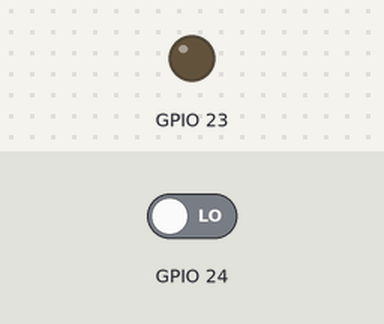
The program below on a simulated Raspberry Pi (BCM pin numbers). Shown: output pins drawn as LEDs (lit = HIGH). Inputs (shaded band) come from the test bench; at power-on: GPIO 24 LOW.

Above: at 1.2 s.
1.3 s: GPIO 24 driven HIGH
At 2.0 s:
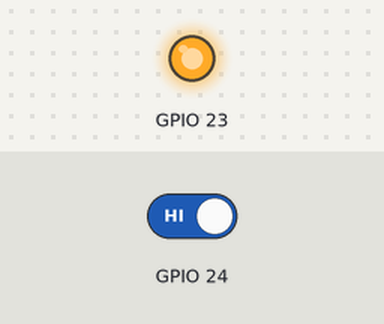
2.8 s: GPIO 24 driven LOW
At 3.1 s:
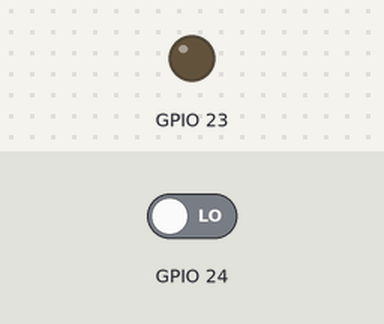
Timing chart, 0 to 5.8 s (numbered marks = the images above; inputs shaded):
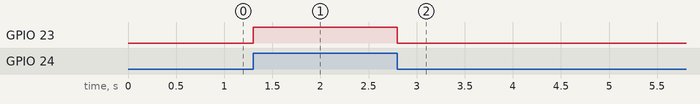

Measured:
- after the input at 1.3 s, GPIO 23: LOW → HIGH at once
- after the input at 2.8 s, GPIO 23: HIGH → LOW at once

The program:

LEDblinkButton.py
```python
import RPi.GPIO as GPIO
import time

GPIO.setmode(GPIO.BCM)
GPIO.setup(23, GPIO.OUT)
GPIO.setup(24, GPIO.IN)

while True:
  if GPIO.input(24):
    GPIO.output(23, True)
  else:
    GPIO.output(23, False)
  time.sleep(0.1)
```
